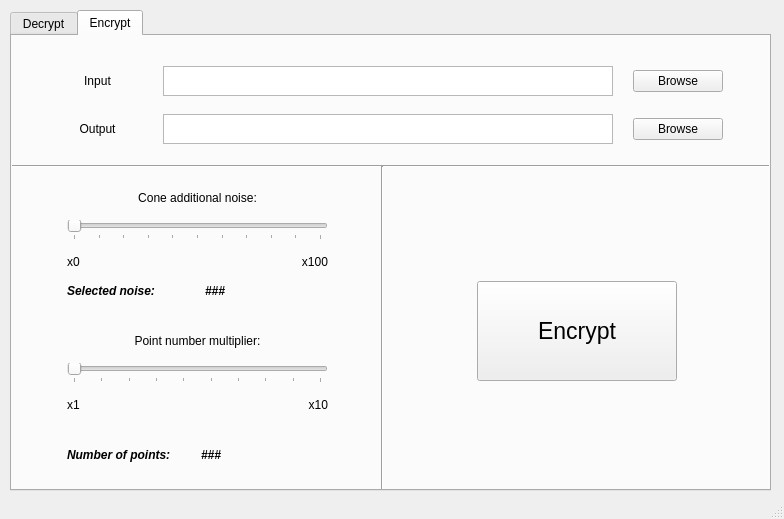
<?xml version="1.0" encoding="UTF-8"?>
<ui version="4.0">
 <class>MainWindow</class>
 <widget class="QMainWindow" name="MainWindow">
  <property name="geometry">
   <rect>
    <x>0</x>
    <y>0</y>
    <width>784</width>
    <height>519</height>
   </rect>
  </property>
  <property name="windowTitle">
   <string>MainWindow</string>
  </property>
  <widget class="QWidget" name="centralwidget">
   <widget class="QTabWidget" name="tabWidget">
    <property name="geometry">
     <rect>
      <x>10</x>
      <y>10</y>
      <width>761</width>
      <height>481</height>
     </rect>
    </property>
    <property name="maximumSize">
     <size>
      <width>761</width>
      <height>900</height>
     </size>
    </property>
    <property name="currentIndex">
     <number>1</number>
    </property>
    <widget class="QWidget" name="decrypt">
     <attribute name="title">
      <string>Decrypt</string>
     </attribute>
     <widget class="QWidget" name="gridLayoutWidget_2">
      <property name="geometry">
       <rect>
        <x>20</x>
        <y>10</y>
        <width>711</width>
        <height>171</height>
       </rect>
      </property>
      <layout class="QGridLayout" name="gridLayout_4">
       <property name="leftMargin">
        <number>20</number>
       </property>
       <property name="topMargin">
        <number>20</number>
       </property>
       <property name="rightMargin">
        <number>20</number>
       </property>
       <property name="bottomMargin">
        <number>20</number>
       </property>
       <property name="spacing">
        <number>20</number>
       </property>
       <item row="1" column="1">
        <widget class="QTextEdit" name="D_key_text">
         <property name="maximumSize">
          <size>
           <width>450</width>
           <height>30</height>
          </size>
         </property>
        </widget>
       </item>
       <item row="0" column="0">
        <widget class="QLabel" name="label">
         <property name="text">
          <string>Decrypted File</string>
         </property>
         <property name="alignment">
          <set>Qt::AlignCenter</set>
         </property>
        </widget>
       </item>
       <item row="1" column="0">
        <widget class="QLabel" name="label_2">
         <property name="text">
          <string>Key</string>
         </property>
         <property name="alignment">
          <set>Qt::AlignCenter</set>
         </property>
        </widget>
       </item>
       <item row="2" column="0">
        <widget class="QLabel" name="label_3">
         <property name="layoutDirection">
          <enum>Qt::LeftToRight</enum>
         </property>
         <property name="text">
          <string>Output</string>
         </property>
         <property name="alignment">
          <set>Qt::AlignCenter</set>
         </property>
        </widget>
       </item>
       <item row="0" column="1">
        <widget class="QTextEdit" name="D_decrypted_file_text">
         <property name="maximumSize">
          <size>
           <width>450</width>
           <height>30</height>
          </size>
         </property>
        </widget>
       </item>
       <item row="2" column="1">
        <widget class="QTextEdit" name="D_output_text">
         <property name="maximumSize">
          <size>
           <width>450</width>
           <height>30</height>
          </size>
         </property>
        </widget>
       </item>
       <item row="1" column="2">
        <widget class="QPushButton" name="D_key">
         <property name="text">
          <string>Browse</string>
         </property>
        </widget>
       </item>
       <item row="2" column="2">
        <widget class="QPushButton" name="D_output">
         <property name="text">
          <string>Browse</string>
         </property>
        </widget>
       </item>
       <item row="0" column="2">
        <widget class="QPushButton" name="D_decrypted_file">
         <property name="text">
          <string>Browse</string>
         </property>
        </widget>
       </item>
      </layout>
     </widget>
     <widget class="Line" name="line_3">
      <property name="geometry">
       <rect>
        <x>-10</x>
        <y>175</y>
        <width>781</width>
        <height>31</height>
       </rect>
      </property>
      <property name="orientation">
       <enum>Qt::Horizontal</enum>
      </property>
     </widget>
     <widget class="QWidget" name="gridLayoutWidget_6">
      <property name="geometry">
       <rect>
        <x>0</x>
        <y>200</y>
        <width>751</width>
        <height>261</height>
       </rect>
      </property>
      <layout class="QGridLayout" name="gridLayout_2">
       <item row="0" column="1">
        <widget class="QPushButton" name="D_decrypt">
         <property name="sizePolicy">
          <sizepolicy hsizetype="Expanding" vsizetype="Fixed">
           <horstretch>0</horstretch>
           <verstretch>0</verstretch>
          </sizepolicy>
         </property>
         <property name="maximumSize">
          <size>
           <width>200</width>
           <height>100</height>
          </size>
         </property>
         <property name="font">
          <font>
           <pointsize>17</pointsize>
          </font>
         </property>
         <property name="text">
          <string>Decrypt</string>
         </property>
        </widget>
       </item>
       <item row="0" column="0">
        <spacer name="horizontalSpacer_3">
         <property name="orientation">
          <enum>Qt::Horizontal</enum>
         </property>
         <property name="sizeType">
          <enum>QSizePolicy::Fixed</enum>
         </property>
         <property name="sizeHint" stdset="0">
          <size>
           <width>200</width>
           <height>20</height>
          </size>
         </property>
        </spacer>
       </item>
       <item row="0" column="2">
        <spacer name="horizontalSpacer_4">
         <property name="orientation">
          <enum>Qt::Horizontal</enum>
         </property>
         <property name="sizeType">
          <enum>QSizePolicy::Fixed</enum>
         </property>
         <property name="sizeHint" stdset="0">
          <size>
           <width>200</width>
           <height>20</height>
          </size>
         </property>
        </spacer>
       </item>
      </layout>
     </widget>
    </widget>
    <widget class="QWidget" name="encrypt">
     <attribute name="title">
      <string>Encrypt</string>
     </attribute>
     <widget class="QWidget" name="gridLayoutWidget">
      <property name="geometry">
       <rect>
        <x>20</x>
        <y>10</y>
        <width>711</width>
        <height>118</height>
       </rect>
      </property>
      <layout class="QGridLayout" name="gridLayout_3">
       <property name="leftMargin">
        <number>20</number>
       </property>
       <property name="topMargin">
        <number>20</number>
       </property>
       <property name="rightMargin">
        <number>20</number>
       </property>
       <property name="bottomMargin">
        <number>20</number>
       </property>
       <property name="horizontalSpacing">
        <number>20</number>
       </property>
       <property name="verticalSpacing">
        <number>18</number>
       </property>
       <item row="0" column="2">
        <widget class="QPushButton" name="E_input">
         <property name="text">
          <string>Browse</string>
         </property>
        </widget>
       </item>
       <item row="1" column="2">
        <widget class="QPushButton" name="E_output">
         <property name="text">
          <string>Browse</string>
         </property>
        </widget>
       </item>
       <item row="1" column="1">
        <widget class="QTextEdit" name="E_output_text">
         <property name="sizePolicy">
          <sizepolicy hsizetype="Expanding" vsizetype="Fixed">
           <horstretch>0</horstretch>
           <verstretch>0</verstretch>
          </sizepolicy>
         </property>
         <property name="maximumSize">
          <size>
           <width>450</width>
           <height>30</height>
          </size>
         </property>
        </widget>
       </item>
       <item row="0" column="0">
        <widget class="QLabel" name="label_4">
         <property name="text">
          <string>Input</string>
         </property>
         <property name="alignment">
          <set>Qt::AlignCenter</set>
         </property>
        </widget>
       </item>
       <item row="1" column="0">
        <widget class="QLabel" name="label_5">
         <property name="text">
          <string>Output</string>
         </property>
         <property name="alignment">
          <set>Qt::AlignCenter</set>
         </property>
        </widget>
       </item>
       <item row="0" column="1">
        <widget class="QTextEdit" name="E_input_text">
         <property name="sizePolicy">
          <sizepolicy hsizetype="Expanding" vsizetype="Fixed">
           <horstretch>0</horstretch>
           <verstretch>0</verstretch>
          </sizepolicy>
         </property>
         <property name="maximumSize">
          <size>
           <width>450</width>
           <height>30</height>
          </size>
         </property>
         <property name="frameShape">
          <enum>QFrame::StyledPanel</enum>
         </property>
         <property name="frameShadow">
          <enum>QFrame::Sunken</enum>
         </property>
        </widget>
       </item>
      </layout>
     </widget>
     <widget class="Line" name="line">
      <property name="geometry">
       <rect>
        <x>0</x>
        <y>120</y>
        <width>791</width>
        <height>20</height>
       </rect>
      </property>
      <property name="orientation">
       <enum>Qt::Horizontal</enum>
      </property>
     </widget>
     <widget class="QWidget" name="gridLayoutWidget_5">
      <property name="geometry">
       <rect>
        <x>370</x>
        <y>140</y>
        <width>391</width>
        <height>311</height>
       </rect>
      </property>
      <layout class="QGridLayout" name="gridLayout">
       <item row="0" column="0">
        <spacer name="horizontalSpacer">
         <property name="orientation">
          <enum>Qt::Horizontal</enum>
         </property>
         <property name="sizeType">
          <enum>QSizePolicy::Fixed</enum>
         </property>
         <property name="sizeHint" stdset="0">
          <size>
           <width>80</width>
           <height>20</height>
          </size>
         </property>
        </spacer>
       </item>
       <item row="0" column="2">
        <spacer name="horizontalSpacer_2">
         <property name="orientation">
          <enum>Qt::Horizontal</enum>
         </property>
         <property name="sizeType">
          <enum>QSizePolicy::Fixed</enum>
         </property>
         <property name="sizeHint" stdset="0">
          <size>
           <width>80</width>
           <height>20</height>
          </size>
         </property>
        </spacer>
       </item>
       <item row="0" column="1">
        <widget class="QPushButton" name="E_encrypt">
         <property name="sizePolicy">
          <sizepolicy hsizetype="Expanding" vsizetype="Maximum">
           <horstretch>0</horstretch>
           <verstretch>0</verstretch>
          </sizepolicy>
         </property>
         <property name="maximumSize">
          <size>
           <width>200</width>
           <height>100</height>
          </size>
         </property>
         <property name="font">
          <font>
           <pointsize>17</pointsize>
          </font>
         </property>
         <property name="text">
          <string>Encrypt</string>
         </property>
         <property name="iconSize">
          <size>
           <width>20</width>
           <height>20</height>
          </size>
         </property>
        </widget>
       </item>
      </layout>
     </widget>
     <widget class="Line" name="line_6">
      <property name="geometry">
       <rect>
        <x>360</x>
        <y>130</y>
        <width>20</width>
        <height>361</height>
       </rect>
      </property>
      <property name="orientation">
       <enum>Qt::Vertical</enum>
      </property>
     </widget>
     <widget class="QWidget" name="gridLayoutWidget_7">
      <property name="geometry">
       <rect>
        <x>0</x>
        <y>140</y>
        <width>371</width>
        <height>326</height>
       </rect>
      </property>
      <layout class="QGridLayout" name="gridLayout_7">
       <property name="leftMargin">
        <number>55</number>
       </property>
       <property name="topMargin">
        <number>10</number>
       </property>
       <property name="rightMargin">
        <number>55</number>
       </property>
       <property name="bottomMargin">
        <number>20</number>
       </property>
       <item row="2" column="0">
        <layout class="QHBoxLayout" name="horizontalLayout">
         <item>
          <widget class="QLabel" name="label_13">
           <property name="font">
            <font>
             <weight>75</weight>
             <italic>true</italic>
             <bold>true</bold>
            </font>
           </property>
           <property name="text">
            <string>Number of points:</string>
           </property>
          </widget>
         </item>
         <item>
          <widget class="QLabel" name="number_of_points">
           <property name="font">
            <font>
             <weight>75</weight>
             <italic>true</italic>
             <bold>true</bold>
            </font>
           </property>
           <property name="text">
            <string>###</string>
           </property>
          </widget>
         </item>
        </layout>
       </item>
       <item row="1" column="0">
        <layout class="QGridLayout" name="gridLayout_5">
         <property name="sizeConstraint">
          <enum>QLayout::SetDefaultConstraint</enum>
         </property>
         <property name="leftMargin">
          <number>0</number>
         </property>
         <property name="topMargin">
          <number>10</number>
         </property>
         <property name="rightMargin">
          <number>0</number>
         </property>
         <property name="bottomMargin">
          <number>10</number>
         </property>
         <property name="spacing">
          <number>15</number>
         </property>
         <item row="0" column="0" colspan="2">
          <widget class="QLabel" name="label_6">
           <property name="text">
            <string>Point number multiplier:</string>
           </property>
           <property name="alignment">
            <set>Qt::AlignCenter</set>
           </property>
          </widget>
         </item>
         <item row="3" column="0">
          <widget class="QLabel" name="label_7">
           <property name="text">
            <string>x1</string>
           </property>
          </widget>
         </item>
         <item row="3" column="1">
          <widget class="QLabel" name="label_8">
           <property name="text">
            <string>x10</string>
           </property>
           <property name="alignment">
            <set>Qt::AlignRight|Qt::AlignTrailing|Qt::AlignVCenter</set>
           </property>
          </widget>
         </item>
         <item row="1" column="0" colspan="2">
          <widget class="QSlider" name="encryption_level_slider">
           <property name="minimum">
            <number>1</number>
           </property>
           <property name="maximum">
            <number>10</number>
           </property>
           <property name="pageStep">
            <number>5</number>
           </property>
           <property name="value">
            <number>1</number>
           </property>
           <property name="sliderPosition">
            <number>1</number>
           </property>
           <property name="orientation">
            <enum>Qt::Horizontal</enum>
           </property>
           <property name="tickPosition">
            <enum>QSlider::TicksBelow</enum>
           </property>
           <property name="tickInterval">
            <number>1</number>
           </property>
          </widget>
         </item>
        </layout>
       </item>
       <item row="0" column="0">
        <layout class="QGridLayout" name="gridLayout_8">
         <property name="sizeConstraint">
          <enum>QLayout::SetDefaultConstraint</enum>
         </property>
         <property name="leftMargin">
          <number>0</number>
         </property>
         <property name="topMargin">
          <number>5</number>
         </property>
         <property name="rightMargin">
          <number>0</number>
         </property>
         <property name="bottomMargin">
          <number>20</number>
         </property>
         <property name="spacing">
          <number>15</number>
         </property>
         <item row="3" column="0">
          <widget class="QLabel" name="label_14">
           <property name="text">
            <string>x0</string>
           </property>
          </widget>
         </item>
         <item row="1" column="0" colspan="2">
          <widget class="QSlider" name="noise_slider">
           <property name="minimum">
            <number>0</number>
           </property>
           <property name="maximum">
            <number>100</number>
           </property>
           <property name="pageStep">
            <number>5</number>
           </property>
           <property name="value">
            <number>0</number>
           </property>
           <property name="sliderPosition">
            <number>0</number>
           </property>
           <property name="orientation">
            <enum>Qt::Horizontal</enum>
           </property>
           <property name="tickPosition">
            <enum>QSlider::TicksBelow</enum>
           </property>
           <property name="tickInterval">
            <number>10</number>
           </property>
          </widget>
         </item>
         <item row="3" column="1">
          <widget class="QLabel" name="label_15">
           <property name="text">
            <string>x100</string>
           </property>
           <property name="alignment">
            <set>Qt::AlignRight|Qt::AlignTrailing|Qt::AlignVCenter</set>
           </property>
          </widget>
         </item>
         <item row="0" column="0" colspan="2">
          <widget class="QLabel" name="label_12">
           <property name="text">
            <string>Cone additional noise:</string>
           </property>
           <property name="alignment">
            <set>Qt::AlignCenter</set>
           </property>
          </widget>
         </item>
         <item row="4" column="0">
          <widget class="QLabel" name="label_16">
           <property name="font">
            <font>
             <weight>75</weight>
             <italic>true</italic>
             <bold>true</bold>
            </font>
           </property>
           <property name="text">
            <string>Selected noise: </string>
           </property>
          </widget>
         </item>
         <item row="4" column="1">
          <widget class="QLabel" name="selected_noise">
           <property name="font">
            <font>
             <weight>75</weight>
             <italic>true</italic>
             <bold>true</bold>
            </font>
           </property>
           <property name="text">
            <string>###</string>
           </property>
          </widget>
         </item>
        </layout>
       </item>
      </layout>
     </widget>
    </widget>
   </widget>
  </widget>
  <widget class="QStatusBar" name="statusbar"/>
  <action name="actionsads">
   <property name="text">
    <string>sads</string>
   </property>
  </action>
 </widget>
 <resources/>
 <connections/>
</ui>
